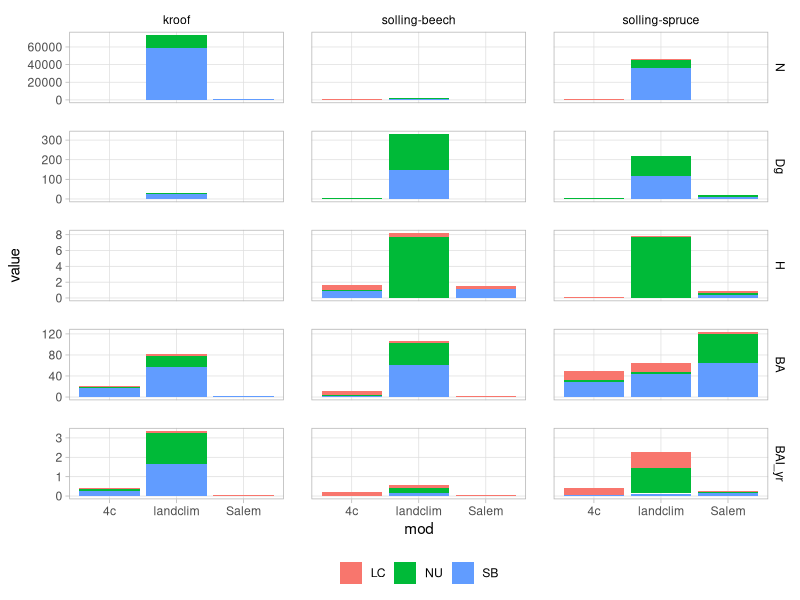
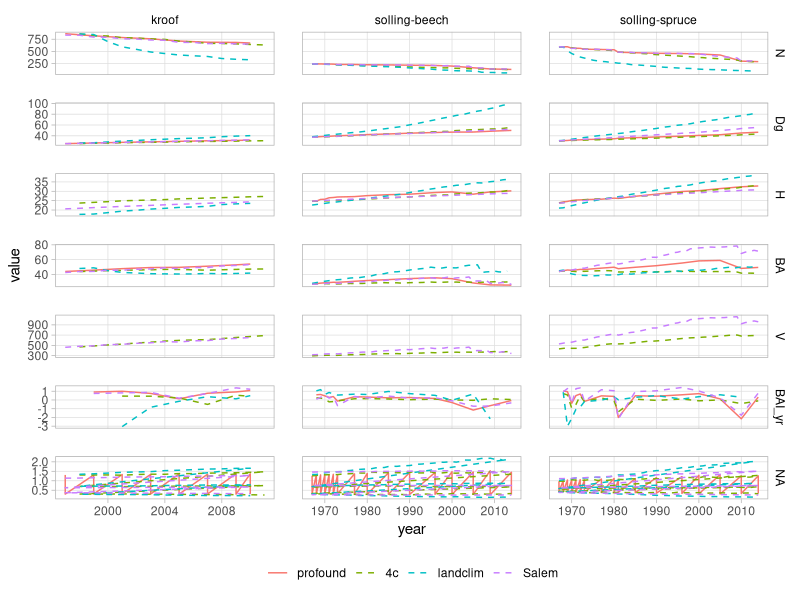
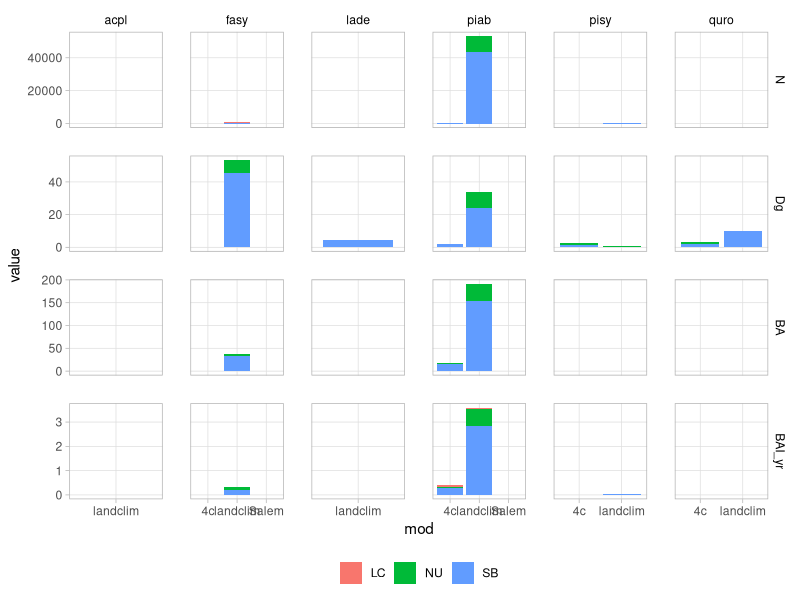
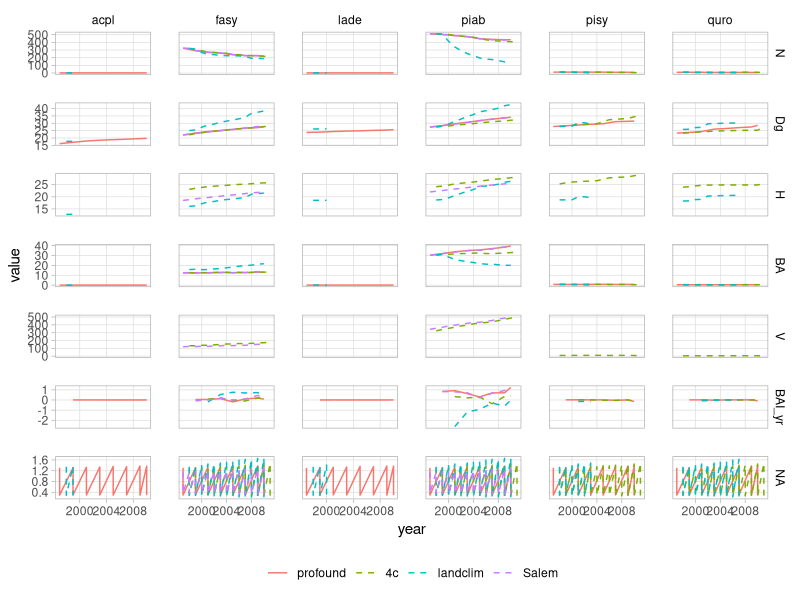

Write R code to recreate these figures, in order.
################################################################################
# initialisation
################################################################################

# clean up environment
rm(list = ls())

# load packages
library(ggplot2)
library(reshape2)

# set work directory
# Choose the work directory = folder
if (Sys.info()["sysname"] == "Darwin"){
  setwd("/Users/raphaelaussenac/Documents/GitHub/modEval/indexForEval")
} else if (Sys.info()["sysname"] == "Windows"){
  setwd("C:/Users/raphael.aussenac/Documents/GitHub/modEval/indexForEval")
}

alldf <- read.csv('evalVarSp.csv')
alldf <- alldf[order(alldf$src, alldf$site, alldf$species, alldf$year),]

################################################################################
# evaluation
################################################################################

# list of evaluation variables
evalVar <- c('N', 'Dg', 'H', 'BA', 'V','BAI_yr')

evaluation <- data.frame()
# for each model
for (mod in unique(alldf$src)[unique(alldf$src) != 'profound']){

  # at each site
  for (site in unique(alldf$site)){
    for (sp in unique(alldf$species)){
      # create df with index values
      obs <- alldf[alldf$src == 'profound' & alldf$site == site & alldf$species == sp, ]
      colnames(obs)[!(colnames(obs) %in% c('year', 'src', 'site', 'species'))] <- paste('obs', colnames(obs)[!(colnames(obs) %in% c('year', 'src', 'site', 'species'))], sep = '')
      obs[, c('src', 'site', 'species')] <- NULL
      pred <- alldf[alldf$src == mod & alldf$site == site & alldf$species == sp, ]
      colnames(pred)[!(colnames(pred) %in% c('year', 'src', 'site', 'species'))] <- paste('pred', colnames(pred)[!(colnames(pred) %in% c('year', 'src', 'site', 'species'))], sep = '')
      # merge obs and pred
      df <- merge(obs, pred, by = 'year')

      # if species present
      if (nrow(df) > 0){
        # for each index to compare
        deviancedf <- data.frame('variable'= NA, 'devMeasure'= NA, 'value' = NA)
        for (i in evalVar){
          # no evaluation of Volume
          if (i != 'V'){
            # no evaluation of H at kroof site
            if (i != 'H' | site != 'kroof'){
              # create evaluation df
              evaldf <- df[, c('year', colnames(df)[colnames(df) == paste('obs', i, sep = '') | colnames(df) == paste('pred', i, sep = '')])]
              colnames(evaldf)[substr(colnames(evaldf), 1, 3) == 'obs'] <- 'Y'
              colnames(evaldf)[substr(colnames(evaldf), 1, 4) == 'pred'] <- 'X'
              # remove NA values (for BAI_yr)
              if (i == 'BAI_yr'){
                evaldf <- evaldf[!is.na(evaldf$X), ]
                evaldf <- evaldf[!is.na(evaldf$Y), ]
              }
              # then if there is some data left
              if (nrow(evaldf) > 0){
                # calculate x, y and x*y, b and r²
                evaldf$x <- evaldf$X - mean(evaldf$X)
                evaldf$y <- evaldf$Y - mean(evaldf$Y)
                evaldf$xy <-evaldf$x * evaldf$y
                model <- lm(evaldf$Y ~ evaldf$X)
                b <- as.numeric(coef(model)[2]) # = sum(evaldf$xy) / sum(evaldf$x^2)
                r2 <- summary(model)$r.squared # = ( sum(evaldf$xy)^2 ) / ( sum(evaldf$x^2)*sum(evaldf$y^2) )
                # calculate MSD and its 3 components
                MSD <- sum( (evaldf$X - evaldf$Y) ^2) / nrow(evaldf)
                SB <- (mean(evaldf$X) - mean(evaldf$Y))^2
                NU <- ((1 - b)^2) * ( sum(evaldf$x^2) / nrow(evaldf) )
                LC <- (1 - r2) * ( sum(evaldf$y^2) / nrow(evaldf) )
                # save
                deviancedf <- rbind(deviancedf, c(i, 'SB', SB))
                deviancedf <- rbind(deviancedf, c(i, 'NU', NU))
                deviancedf <- rbind(deviancedf, c(i, 'LC', LC))
              } else {
                deviancedf <- rbind(deviancedf, c(i, 'SB', NA))
                deviancedf <- rbind(deviancedf, c(i, 'NU', NA))
                deviancedf <- rbind(deviancedf, c(i, 'LC', NA))
              }
            }
          }
        }
        deviancedf$value <- as.numeric(deviancedf$value)
        deviancedf$mod <- mod
        deviancedf$site <- site
        deviancedf$species <- sp
        deviancedf <- deviancedf[-1,]
        # save
        evaluation <- rbind(evaluation, deviancedf)
      }
    }
  }
}


################################################################################
# evaluation and time series at stand level
################################################################################

# evaluation
evaluation$site = factor(evaluation$site, levels = unique(alldf$site))
evaluation$mod = factor(evaluation$mod, levels = unique(alldf$src))
evaluation$variable = factor(evaluation$variable, levels = evalVar)

ggplot(data = evaluation[evaluation$species == 'allsp',], aes(x = mod, y = value, fill = devMeasure)) +
geom_bar(stat = "identity") +
facet_grid(variable ~ site, scale = "free") +
theme_light() +
theme(panel.grid.minor = element_blank(),
      # panel.grid.major = element_blank(),
      strip.background = element_blank(),
      strip.text = element_text(colour = 'black'),
      legend.position = "bottom",
      legend.title=element_blank(),
      panel.spacing = unit(20, 'pt'))
ggsave(paste('eval.jpg', sep = '_'), width = 8, height = 8)


# time series
stand <- alldf[alldf$species == 'allsp',]
stand$species <- NULL
ts <- melt(stand, id.vars = c("year", "src", "site"))
ts$site = factor(ts$site, levels = unique(alldf$site))
ts$src = factor(ts$src, levels = unique(alldf$src))
ts$variable = factor(ts$variable, levels = evalVar)
ts$year <- as.numeric(ts$year)

ggplot() +
geom_line(data = ts[ts$src == 'profound' & !is.na(ts$value),], aes(x = year, y = value, col = src)) +
geom_path(data = ts[ts$src != 'profound'& !is.na(ts$value),], aes(x = year, y = value, col = src), linetype = 'dashed') +
facet_grid(variable ~ site, scale = "free") +
theme_light() +
theme(panel.grid.minor = element_blank(),
      # panel.grid.major = element_blank(),
      strip.background = element_blank(),
      strip.text = element_text(colour = 'black'),
      legend.position = "bottom",
      legend.title=element_blank(),
      panel.spacing = unit(20, 'pt'))
ggsave(paste('ts.jpg', sep = '_'), width = 8, height = 8)


################################################################################
# evaluation and time series at sp level
################################################################################

# evaluation
sp <- evaluation[evaluation$site == 'kroof' & evaluation$sp != "allsp",]
ggplot(data = sp, aes(x = mod, y = value, fill = devMeasure)) +
geom_bar(stat = "identity") +
facet_grid(variable ~ species, scale = "free") +
theme_light() +
theme(panel.grid.minor = element_blank(),
      # panel.grid.major = element_blank(),
      strip.background = element_blank(),
      strip.text = element_text(colour = 'black'),
      legend.position = "bottom",
      legend.title=element_blank(),
      panel.spacing = unit(20, 'pt'))
ggsave(paste('evalSpKroof.jpg', sep = '_'), width = 8, height = 8)


# time series
sp <- alldf[alldf$site == 'kroof' & alldf$species != 'allsp',]
ts <- melt(sp, id.vars = c("year", "src", 'site', "species"))
ts$site = factor(ts$site, levels = unique(alldf$site))
ts$src = factor(ts$src, levels = unique(alldf$src))
ts$variable = factor(ts$variable, levels = evalVar)

ggplot() +
geom_line(data = ts[ts$src == 'profound' & !is.na(ts$value),], aes(x = year, y = value, col = src)) +
geom_line(data = ts[ts$src != 'profound' & !is.na(ts$value),], aes(x = year, y = value, col = src), linetype = 'dashed') +
facet_grid(variable ~ species, scale = "free") +
theme_light() +
theme(panel.grid.minor = element_blank(),
      # panel.grid.major = element_blank(),
      strip.background = element_blank(),
      strip.text = element_text(colour = 'black'),
      legend.position = "bottom",
      legend.title=element_blank(),
      panel.spacing = unit(20, 'pt'))
ggsave(paste('tsSpKroof.jpg', sep = '_'), width = 8, height = 8)
